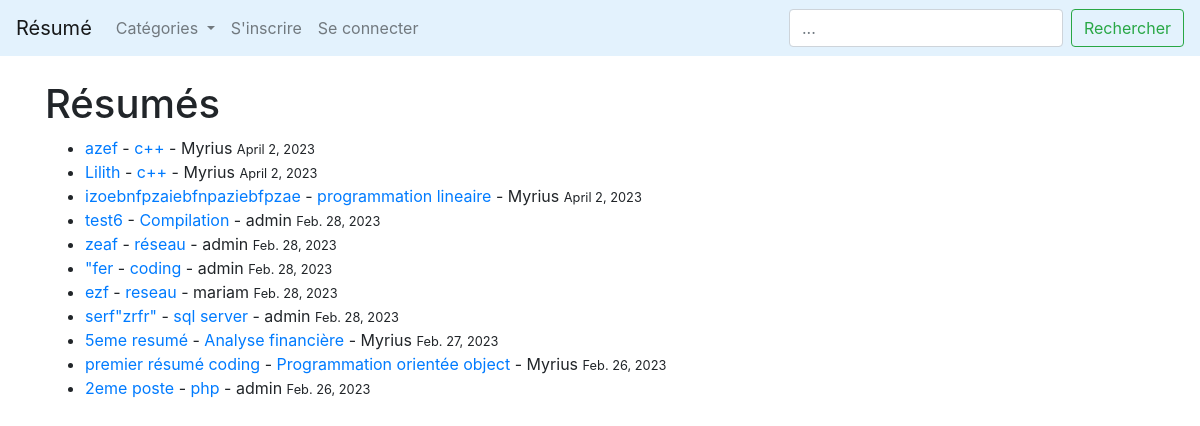
The app's page /, older data.
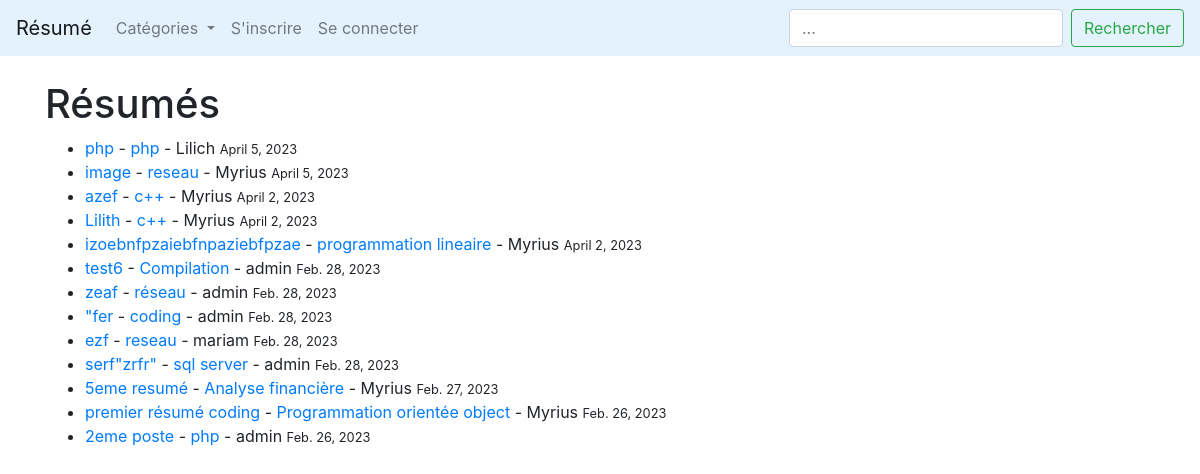
The same page, newer data.
### LeBlog/models.py (models this page shows, shortened)
class Post(models.Model):
        title = models.CharField(max_length=255)
        header_image = models.ImageField(null=True, blank=True, upload_to="images/")
        title_tag = models.CharField(max_length=255)
        author = models.ForeignKey(User, on_delete=models.CASCADE)
        body = RichTextField(blank=True, null=True)
        post_date = models.DateField(auto_now_add=True)
        categorie = models.CharField(max_length=255)
        snippet = models.CharField(max_length=255, default='coding')
        likes = models.ManyToManyField(User, related_name='resumee')

### LeBlog/views.py (the view)
# urls.py: path('', HomeView.as_view(), name="home"),
class HomeView(ListView):
    model = Post
    template_name = 'home.html'
    ordering = ['-post_date']
    def get_context_data(self, *args, **kwargs):
        cat_menu = Categorie.objects.all()
        context = super(HomeView, self).get_context_data(*args, **kwargs)
        context["cat_menu"] = cat_menu
        return context

### LeBlog/models.py (called while the page is built)
        def __str__(self):
            return self.name

### LeBlog/templates/home.html (shortened to what this page needs)
{% extends 'base.html' %}
{% block content %}
<h1>Résumés</h1>
<ul>
{%for post in object_list%}
    <li> <a href="{% url 'post-details' post.pk %}">{{post.title}}</a> -
        <a href="{% url 'categorie' post.categorie|slugify %}">{{post.categorie}}</a>
        - {{post.author}}
        <small>{{ post.post_date }}</small>
{%endfor%}
</ul>
{% endblock %}

### LeBlog/templates/base.html (shortened to what this page needs)
<!doctype html>
<html lang="en">
  <head>
    <link rel="stylesheet" href="https://cdn.jsdelivr.net/npm/bootstrap@4.4.1/dist/css/bootstrap.min.css">
  </head>
  <body>
  <nav class="navbar navbar-expand-lg navbar-light" style="background-color: #e3f2fd;">
  <a class="navbar-brand" href="{% url 'home' %}">Résumé</a>
  <div class="collapse navbar-collapse" id="navbarSupportedContent">
    <ul class="navbar-nav mr-auto">
      {%if cat_menu%}
      <li class="nav-item dropdown">
        <a class="nav-link dropdown-toggle" href="#" id="navbarDropdown" role="button" data-toggle="dropdown" aria-haspopup="true" aria-expanded="false">
          Catégories
        </a>
      </li>
      {%else%}
      <li class="nav-item">
          <a class="nav-link" href="{% url 'categories_list' %}">Catégories</a>
      </li>
      {%endif%}
      {% if user.is_authenticated %}
         <li class="nav-item">
          <a class="nav-link" href="{% url 'add_post' %}">Ajouter un résumé</a>
         </li>
        <li class="nav-item">
          <a class="nav-link" href="{% url 'add_cat' %}">Ajouter une categorie</a>
         </li>
      <li class="nav-item">
          <a class="nav-link" href="{% url 'edit_profile' %}">Modifier le profil</a>
        </li>
        <li class="nav-item">
          <a class="nav-link" href="{% url 'logout' %}">Se déconnecter</a>
        </li>
      {% else %}
        <li class="nav-item">
          <a class="nav-link" href="{% url 'register' %}">S'inscrire</a>
        </li>
        <li class="nav-item">
          <a class="nav-link" href="{% url 'login' %}">Se connecter</a>
        </li>
      {% endif %}
    </ul>
    <form class="form-inline my-2 my-lg-0">
      <input class="form-control mr-sm-2" type="search" placeholder="..." aria-label="Search">
      <button class="btn btn-outline-success my-2 my-sm-0" type="submit">Rechercher</button>
    </form>
  </div>
</nav>
    <br/>
  <div class="container">
    {% block content %}
    {% endblock %}
  </div>
  </body>
</html>

Row changes from the older to the newer data that the page shows:
added Post: title "php", categorie "php", author "Lilich", post_date "April 5, 2023"
added Post: title "image", categorie "reseau", author "Myrius", post_date "April 5, 2023"
